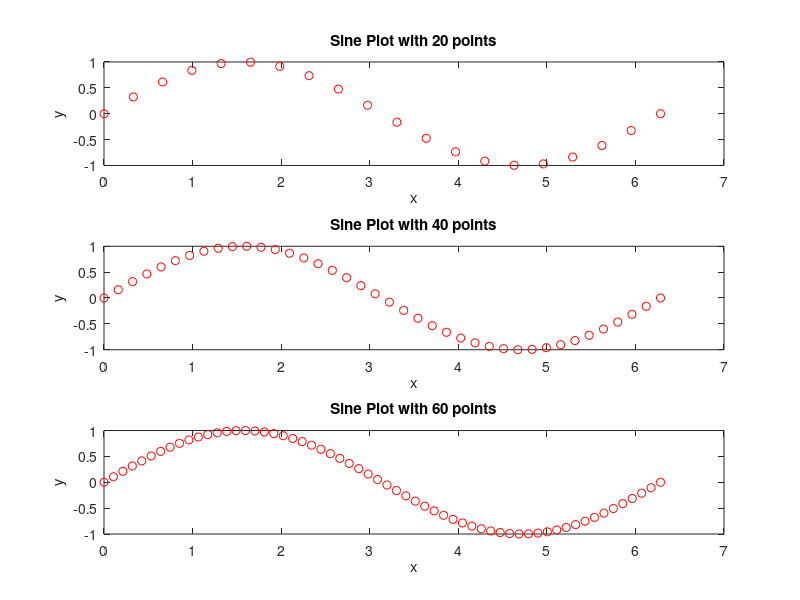

Reproduce this figure in MATLAB.
% Demonstrates subpolt using a for-loop

for i = 1:3
    x = linspace(0,2*pi,20*i);
    y = sin(x);
    
    subplot(3,1,i);
    plot(x,y,'ro');
    xlabel('x');
    ylabel('y');
    title(sprintf('Sine Plot with %d points',20*i));
end
